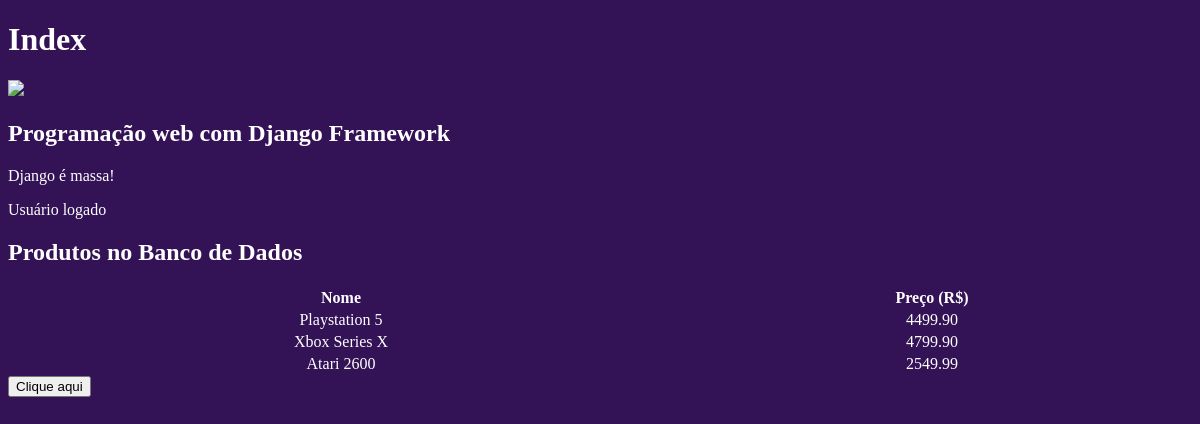
The app's page / (signed in) with its own data.
### core/models.py (models this page shows, shortened)
class Produto(models.Model):
    nome = models.CharField('Nome', max_length=100)
    preco = models.DecimalField('Preço', decimal_places=2, max_digits=8)
    estoque = models.IntegerField('Quantidade em Estoque')

### core/views.py (the view)
# urls.py: path('', index, name='index'),
def index(request):
    if str(request.user) == 'AnonymousUser':
        teste = 'Usuário não logado'
    else:
        teste = 'Usuário logado'
    produtos = Produto.objects.all()
    context = {
        'curso': 'Programação web com Django Framework',
        'outro': 'Django é massa!',
        'logado': teste,
        'produtos': produtos
    }
    return render(request, 'index.html', context)

### core/templates/index.html (shortened to what this page needs)
{% load static %}
<!DOCTYPE html>
<html lang="pt-br">
  <head>
    <link rel="stylesheet" href="{% static 'css/styles.css' %}">
  </head>
  <body>
    <h1>Index</h1>
    <img src="{% static 'images/django.png' %}"/>
    <h2>{{ curso }}</h2>
    <p>{{ outro }}</p>
    <p>{{ logado }}</p>
    <h2>Produtos no Banco de Dados</h2>
    <table >
      <thead>
        <tr>
          <th>Nome</th>
          <th>Preço (R$)</th>
        </tr>
      </thead>
      <tbody>
        {% for produto in produtos %}
          <tr>
            <td><a href="{% url 'produto' produto.id %}">{{ produto.nome }}</a></td>
            <td>{{ produto.preco }}</td>
          </tr>
        {% endfor %}
      </tbody>
  </table>
  <button onclick="teste();">Clique aqui</button>
  </body>
</html>

### core/static/css/styles.css (style rules this page uses)
body { background-color: #341256; color: #fff; }
a { text-decoration: none; color: #fff; }
table { width: 100%; text-align: center; }

### records on screen
Produto: nome "Playstation 5", preco "4499.90"
Produto: nome "Xbox Series X", preco "4799.90"
Produto: nome "Atari 2600", preco "2549.99"

### other values on screen
{{ curso }} "Programação web com Django Framework"
{{ outro }} "Django é massa!"
{{ logado }} "Usuário logado"
